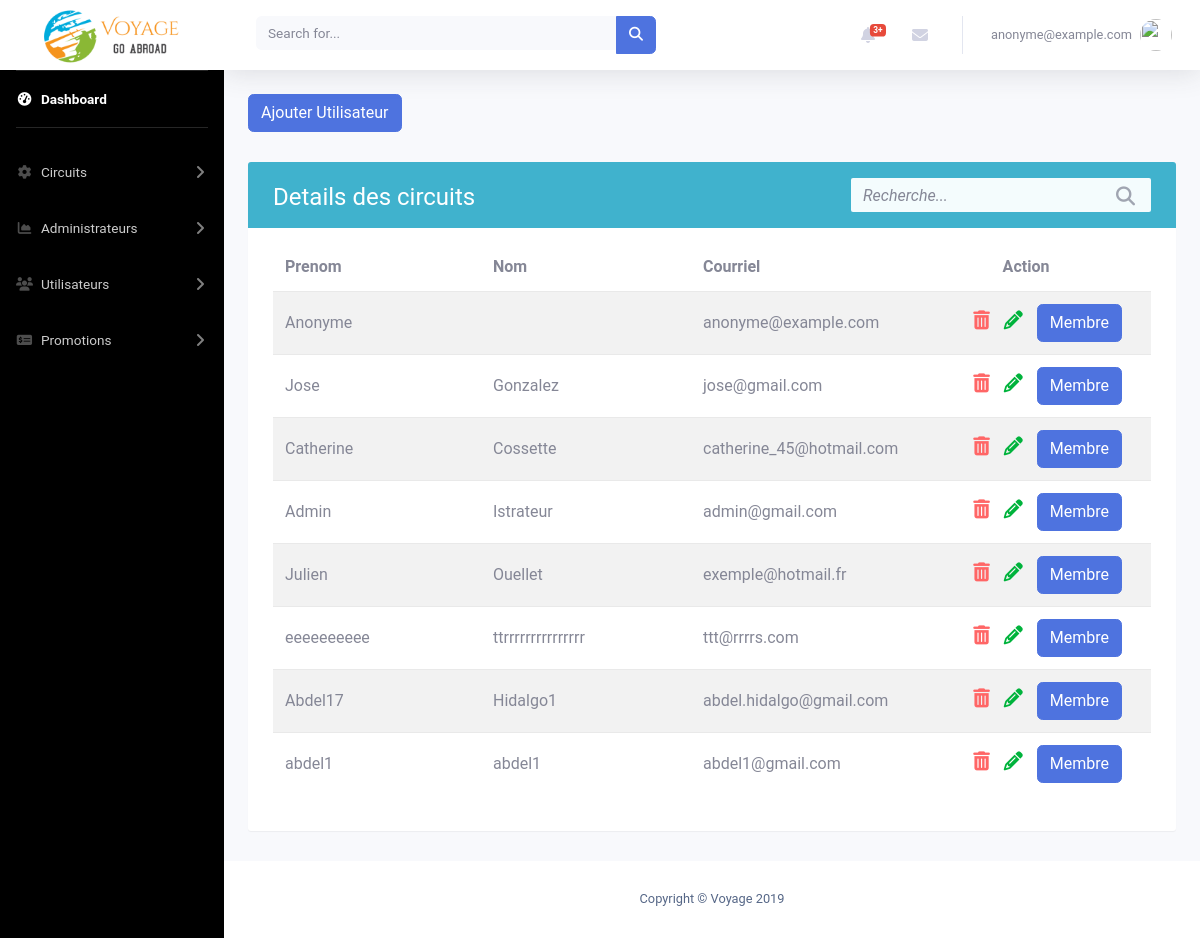
The app's page /admin/gererAdmin.php (signed in) with its own data.
### tables this page shows
CREATE TABLE `utilisateur` (
  `idUtilisateur` int(11) NOT NULL,
  `prenom` varchar(50) NOT NULL,
  `nom` varchar(50) NOT NULL,
  `courriel` varchar(50) NOT NULL,
  `password` varchar(100) NOT NULL DEFAULT 'p@ssw0rd',
  `sexe` varchar(50) DEFAULT NULL,
  `adresse` varchar(250) DEFAULT NULL,
  `ville` varchar(150) DEFAULT NULL,
  `codePostal` varchar(50) DEFAULT NULL,
  `pays` varchar(150) DEFAULT NULL,
  `role` varchar(50) NOT NULL DEFAULT 'Membre'
);

### admin/gererAdmin.php (the view, shortened to what this page needs)
<?php
    include_once "includes/header.php";
    include_once "includes/navbar.php";
    $stmt = $conn->query("SELECT * FROM utilisateur WHERE role = 'Admin'");
    $table = '
                <div class="table-wrapper">
                    <div class="table-title">
                        <div class="row">
                            <div class="col-sm-8">
                                <h2>Details des circuits</b></h2>
                            </div>
                            <div class="col-sm-4">
                                <div class="search-box">
                                    <div class="input-group">
                                        <input type="text" id="search" class="form-control" placeholder="Recherche...">
                                        <span class="input-group-addon"><i class="fa fa-search" aria-hidden="true"></i></span>
                                    </div>
                                </div>
                            </div>
                        </div>
                    </div>
                    <table class="table table-striped">
                        <thead>
                            <tr>
                                <th>Prenom</th>
                                <th>Nom</th>
                                <th>Courriel</th>
                                <th style="width: 250px; text-align: center;">Action</th>
                            </tr>
                        </thead>
                        <tbody>';
                        while ($row = $stmt->fetch()) {
                            $table .= '
                                    <tr>
                                        <td>' . $row->prenom . '</td>
                                        <td>' . $row->nom . '</td>
                                        <td>' . $row->courriel . '</td>
                                        <td style="width: 250px;">
                                            <div class="col-md-12 choix">
                                                <a href="" data-toggle="modal" data-target="#exampleModal'. $row->idUtilisateur .'"><i class="fa fa-trash" aria-hidden="true" style="color: #ff6666;"></i></a>
                                                <a href="modifierAdmin.php?idUtilisateur=' . $row->idUtilisateur . '"><i class="fa fa-pencil" aria-hidden="true" style="color: #00b33c;"></i></a>
                                                <a href="convertirEnMembre.php?idUtilisateur=' . $row->idUtilisateur . '" class="btn btn-primary" style="color: white;">Membre</a>
                                                <div style="color: black;" class="modal fade" id="exampleModal'. $row->idUtilisateur .'" tabindex="-1" role="dialog" aria-labelledby="exampleModalLabel" aria-hidden="true">
                                                        Êtes-vous certain de vouloir supprimer "' . $row->prenom . '"?
                                                            <a type="button" href="deleteAdmin.php?idUtilisateur=' . $row->idUtilisateur . '" class="btn btn-primary">Confirmer</a>
                                                </div>
                                            </div>
                                        </td>
                                    </tr>';
                        }
                $table .= '</tbody>
                        </table>
                    </div>
                ';
?><div class="container minimumHeight">
    <form action="creerAdmin.php">
        <button class="btn btn-primary" style="color: white;">Ajouter Utilisateur</button>
    </form>
    <?php
        echo $table;
    ?>
</div><?php
  include_once 'includes/footer.php';
?>

### admin/css/abdel.css (style rules this page uses)
.choix { text-align: right !important; }
.minimumHeight { min-height: 75vh !important; }

### admin/css/crud.css (style rules this page uses)
body { color: #566787; background: #f7f5f2; font-family: 'Roboto', sans-serif; }
.table-wrapper { background: #fff; padding: 20px 25px; margin: 30px auto; border-radius: 3px; box-shadow: 0 1px 1px rgba(0,0,0,.05); }
.table-title { color: #fff; background: #40b2cd; padding: 16px 25px; margin: -20px -25px 10px; border-radius: 3px 3px 0 0; }
.table-title h2 { margin: 5px 0 0; font-size: 24px; }
.search-box { position: relative; float: right; }
.search-box .input-group { min-width: 300px; position: absolute; right: 0; }
.search-box .input-group-addon, .search-box input { border-color: #ddd; border-radius: 0; }
.search-box input { height: 34px; padding-right: 35px; background: #f4fcfd; border: none; border-radius: 2px !important; }
.search-box input::placeholder { font-style: italic; }
.search-box .input-group-addon { min-width: 35px; border: none; background: transparent; position: absolute; right: 0; z-index: 9; padding: 6px 0; }
.search-box i { color: #a0a5b1; font-size: 19px; position: relative; top: 2px; }
table.table { table-layout: fixed; margin-top: 15px; }
table.table tr th, table.table tr td { border-color: #e9e9e9; vertical-align: center; }
table.table th:first-child { width: 13rem; }
table.table td a { color: #a0a5b1; display: inline-block; margin: 0 5px; }
table.table td i { font-size: 19px; }
table.table thead th { border: none; }

### records on screen
utilisateur: prenom "Anonyme", courriel "anonyme@example.com"
utilisateur: prenom "Jose", nom "Gonzalez", courriel "jose@gmail.com"
utilisateur: prenom "Catherine", nom "Cossette", courriel "catherine_45@hotmail.com"
utilisateur: prenom "Admin", nom "Istrateur", courriel "admin@gmail.com"
utilisateur: prenom "Julien", nom "Ouellet", courriel "exemple@hotmail.fr"
utilisateur: prenom "eeeeeeeeee", nom "ttrrrrrrrrrrrrrrr", courriel "ttt@rrrrs.com"
utilisateur: prenom "Abdel17", nom "Hidalgo1", courriel "abdel.hidalgo@gmail.com"
utilisateur: prenom "abdel1", nom "abdel1", courriel "abdel1@gmail.com"

### other values on screen
$_SESSION['courriel'] "anonyme@example.com"
